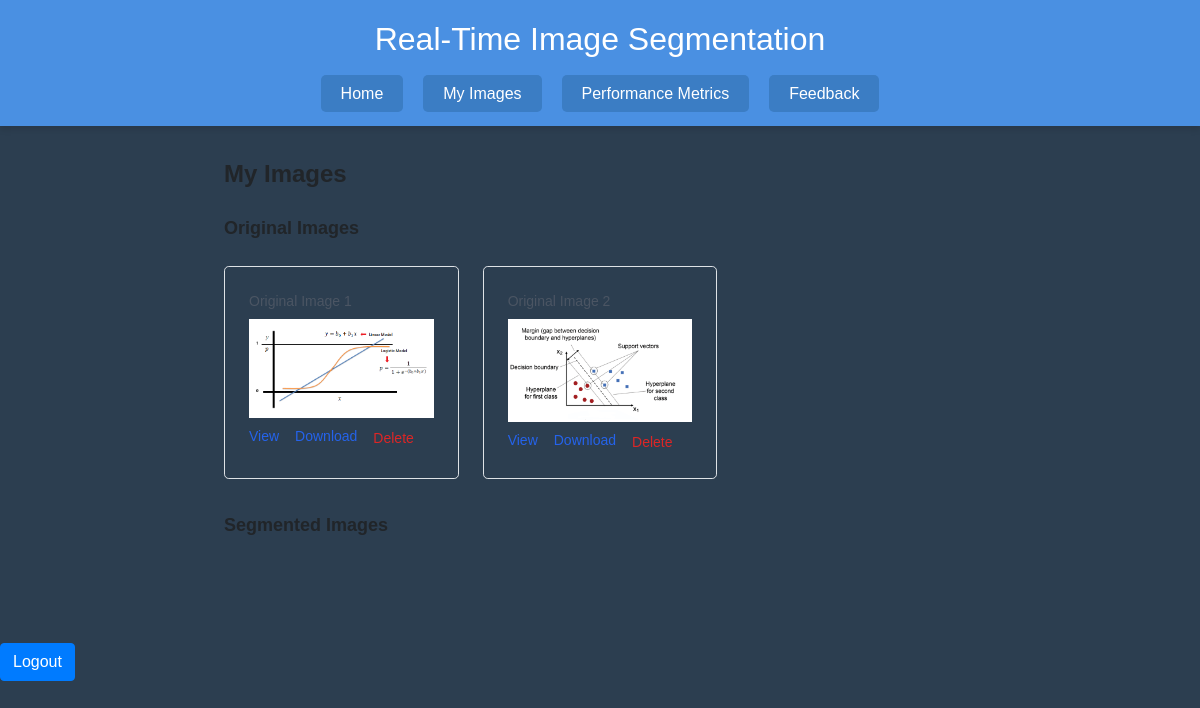
Page /gallery/ (signed in) on the earlier database version.
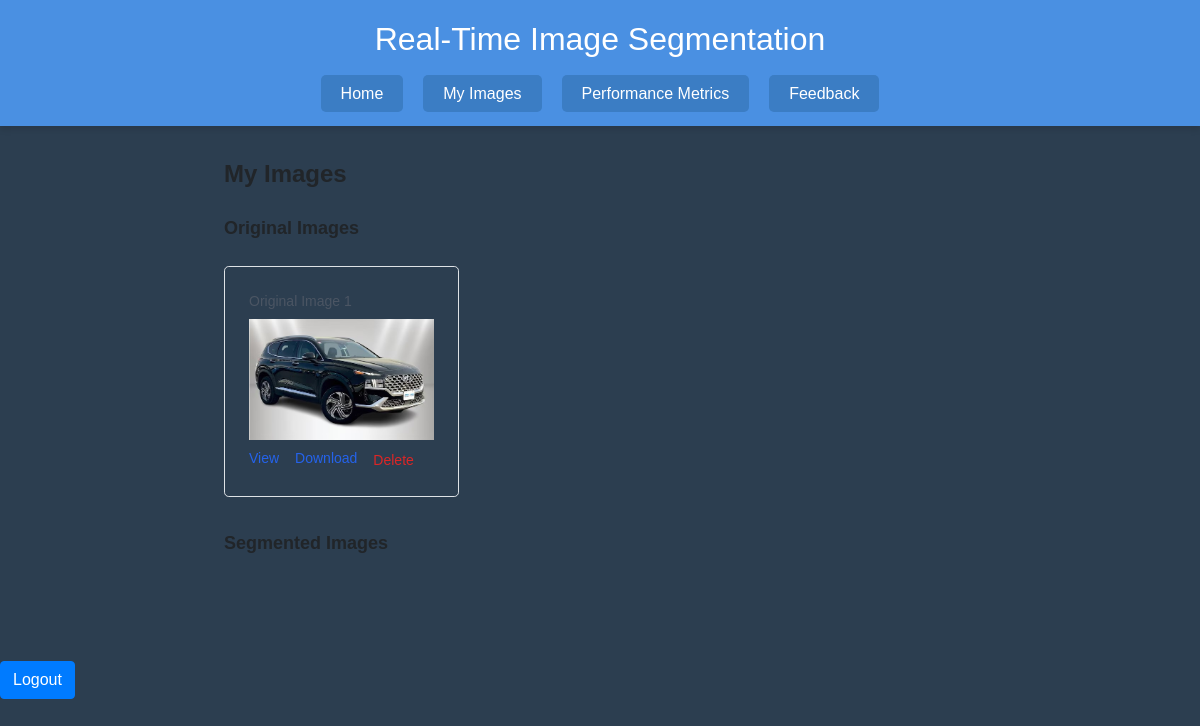
Same page on the later database version.
### segmentation/models.py (models this page shows, shortened)
class ImagePair(models.Model):
    user = models.ForeignKey(User, on_delete=models.CASCADE)
    original_image = models.ImageField(upload_to='original_images/')
    segmented_image = models.ImageField(upload_to='segmented_images/', null=True, blank=True)
    accuracy = models.FloatField(default=0.0)  # Set a default value here
    processing_time = models.FloatField(null=True, blank=True)
    created_at = models.DateTimeField(auto_now_add=True)

### segmentation/views.py (the view)
# urls.py: path('gallery/', views.image_gallery, name='image_gallery'),   #
@login_required
def image_gallery(request):
    images = ImagePair.objects.filter(user=request.user)
    return render(request, 'segmentation/image_gallery.html', {'images': images})

### segmentation/templates/segmentation/image_gallery.html (shortened to what this page needs)
{% extends 'segmentation/base.html' %}
{% block content %}
<div class="container mx-auto px-4 py-6">
    <h1 class="text-2xl font-bold mb-6">My Images</h1>
    {% if images %}
        <div class="mb-8">
            <h2 class="text-lg font-semibold mb-4">Original Images</h2>
            <div class="grid grid-cols-1 md:grid-cols-3 gap-6">
                {% for image_pair in images %}
                <div class="border rounded-lg p-4">
                    <p class="text-sm text-gray-600 mb-2">Original Image {{ forloop.counter }}</p>
                    <img src="{{ image_pair.original_image.url }}" alt="Original {{ forloop.counter }}" class="w-full h-auto mb-2">
                    <div class="flex space-x-4">
                        <a href="{% url 'view_image' image_pair.id 'original' %}" class="text-blue-600 hover:underline text-sm">View</a>
                        <a href="{% url 'download_image' image_pair.id 'original' %}" class="text-blue-600 hover:underline text-sm">Download</a>
                        <form method="post" action="{% url 'delete_image' image_pair.id %}" class="inline">
                            <button type="submit" class="text-red-600 hover:underline text-sm">Delete</button>
                        </form>
                    </div>
                </div>
                {% endfor %}
            </div>
        </div>
        <div>
            <h2 class="text-lg font-semibold mb-4">Segmented Images</h2>
        </div>
    {% else %}
        <p>No images found. Please upload some images to get started.</p>
    {% endif %}
</div>
{% endblock %}

Differences in the rows shown:
removed ImagePair: original_image (picture)
removed ImagePair: original_image (picture)
added ImagePair: original_image (picture)
